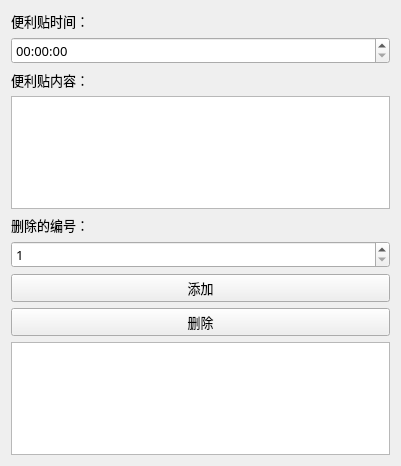
<?xml version="1.0" encoding="UTF-8"?>
<ui version="4.0">
 <class>MainWindow</class>
 <widget class="QMainWindow" name="MainWindow">
  <property name="geometry">
   <rect>
    <x>0</x>
    <y>0</y>
    <width>401</width>
    <height>466</height>
   </rect>
  </property>
  <property name="font">
   <font>
    <family>微软雅黑</family>
    <pointsize>10</pointsize>
   </font>
  </property>
  <property name="windowTitle">
   <string>MainWindow</string>
  </property>
  <widget class="QWidget" name="centralWidget">
   <layout class="QVBoxLayout" name="verticalLayout">
    <item>
     <widget class="QLabel" name="label">
      <property name="text">
       <string>便利贴时间：</string>
      </property>
     </widget>
    </item>
    <item>
     <widget class="QTimeEdit" name="stickyTime"/>
    </item>
    <item>
     <widget class="QLabel" name="label_2">
      <property name="text">
       <string>便利贴内容：</string>
      </property>
     </widget>
    </item>
    <item>
     <widget class="QTextEdit" name="txtNoteContext"/>
    </item>
    <item>
     <widget class="QLabel" name="label_3">
      <property name="text">
       <string>删除的编号：</string>
      </property>
     </widget>
    </item>
    <item>
     <widget class="QSpinBox" name="spItem">
      <property name="minimum">
       <number>1</number>
      </property>
     </widget>
    </item>
    <item>
     <widget class="QPushButton" name="btnOK">
      <property name="text">
       <string>添加</string>
      </property>
     </widget>
    </item>
    <item>
     <widget class="QPushButton" name="btnDelete">
      <property name="text">
       <string>删除</string>
      </property>
     </widget>
    </item>
    <item>
     <widget class="QTableWidget" name="mainWidget"/>
    </item>
   </layout>
  </widget>
 </widget>
 <layoutdefault spacing="6" margin="11"/>
 <resources/>
 <connections>
  <connection>
   <sender>btnOK</sender>
   <signal>clicked()</signal>
   <receiver>MainWindow</receiver>
   <slot>AddNote()</slot>
   <hints>
    <hint type="sourcelabel">
     <x>214</x>
     <y>259</y>
    </hint>
    <hint type="destinationlabel">
     <x>214</x>
     <y>235</y>
    </hint>
   </hints>
  </connection>
  <connection>
   <sender>btnDelete</sender>
   <signal>clicked()</signal>
   <receiver>MainWindow</receiver>
   <slot>DeleteNote()</slot>
   <hints>
    <hint type="sourcelabel">
     <x>214</x>
     <y>292</y>
    </hint>
    <hint type="destinationlabel">
     <x>214</x>
     <y>235</y>
    </hint>
   </hints>
  </connection>
 </connections>
 <slots>
  <slot>DeleteNote()</slot>
  <slot>AddNote()</slot>
 </slots>
</ui>
